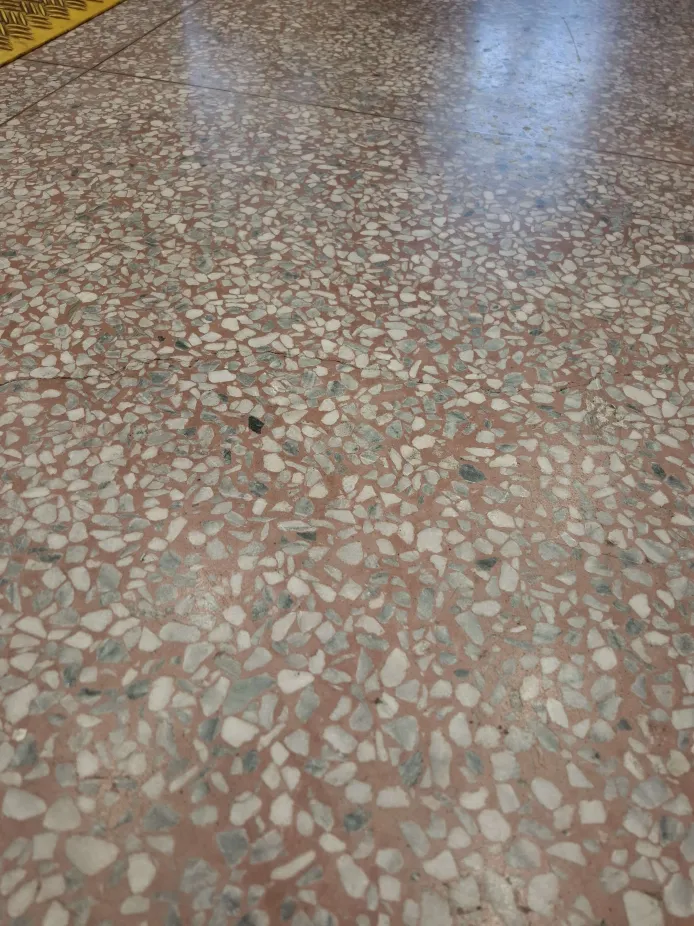
#> input picture data_imgs/neg/img0.webp, 694 x 926 px, given in place of the camera
$ python video_color.py
#> lines starting #> are read from the running program, lines starting #| are printed output that depends on the picture; after the words box and inside, x2 and y2 are one past the last pixel; in counts of white or black regions, pixels touching at a corner belong together
import numpy as np
import cv2

cap = cv2.VideoCapture(0)

while True:
    ret, frame = cap.read()
#> frame is the input picture: shape (926, 694, 3); mean B, G, R 120.7, 131.8, 143.6
    width = int(cap.get(3))
    height = int(cap.get(4))

    hsv = cv2.cvtColor(frame, cv2.COLOR_BGR2HSV)
#> hsv: shape (926, 694, 3); mean H, S, V 24, 48.1, 145.6
    # lower_blue = np.array([90, 50, 50])
    # upper_blue = np.array([130, 255, 255])

    lower_brown = np.array([0,  50, 50])
    upper_brown = np.array([10, 255, 200])

    mask = cv2.inRange(hsv, lower_brown, upper_brown)
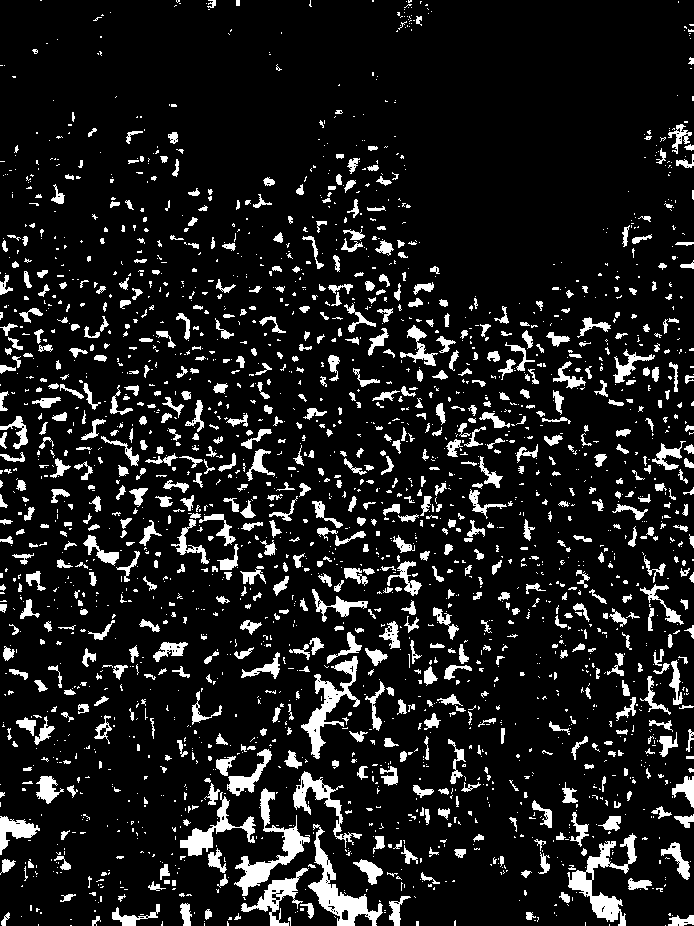
#> mask: shape (926, 694); 11.3% white; 2358 white regions (1616 under 20 px), largest, box (x1, y1, x2, y2) and area: (308, 824, 383, 926) 1893, (567, 833, 637, 926) 1861, (234, 788, 310, 896) 1803

    result = cv2.bitwise_and(frame, frame, mask=mask)
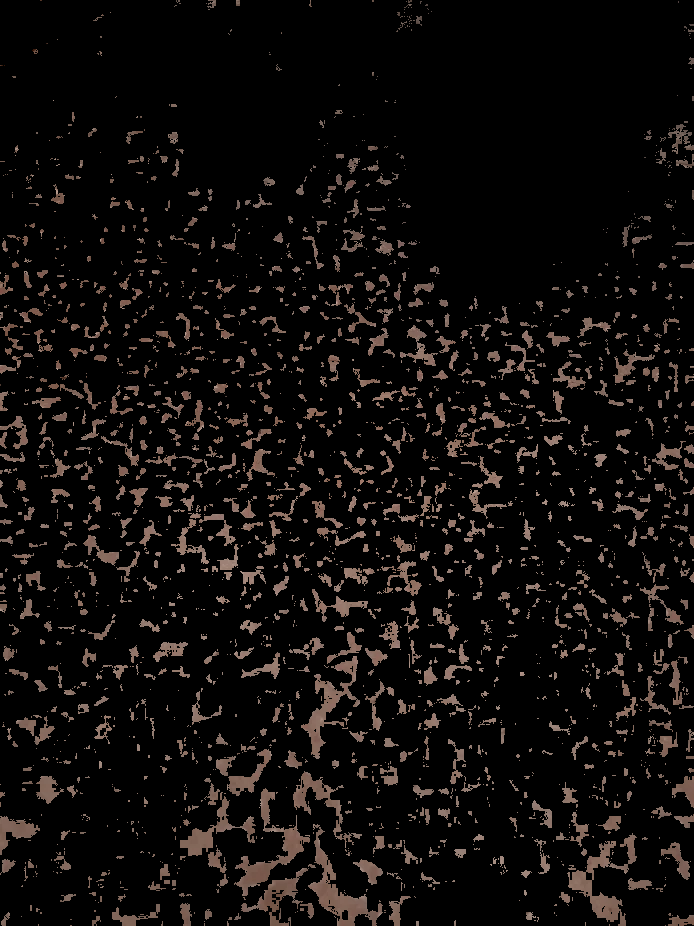
#> result: shape (926, 694, 3); mean B, G, R 11.1, 12.4, 15.4

    cv2.imshow('frame', result)
    cv2.imshow('mask', mask)

    if cv2.waitKey(1) == ord('q'):
#> (key q is pressed here)
        break

cap.release()
cv2.destroyAllWindows()

$ run again, on data_imgs/neg/img1.webp
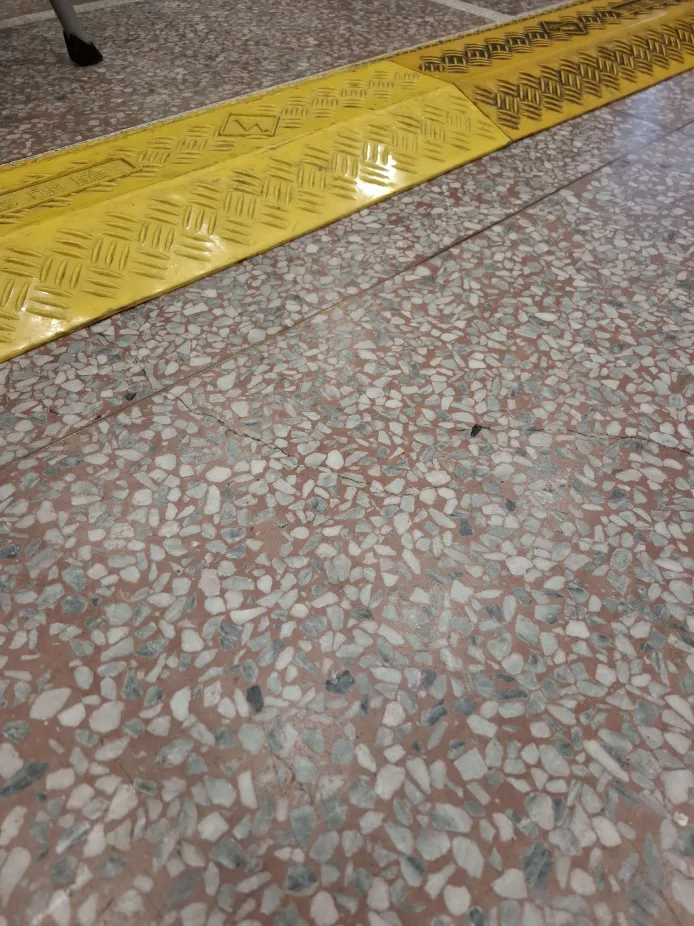
#> input picture data_imgs/neg/img1.webp, 694 x 926 px, given in place of the camera
#> frame is the input picture: shape (926, 694, 3); mean B, G, R 111.4, 131.2, 144.5
#> hsv: shape (926, 694, 3); mean H, S, V 20, 57.3, 144.8
#> `mask = cv2.inRange(hsv, lower_brown, upper_brown)`:
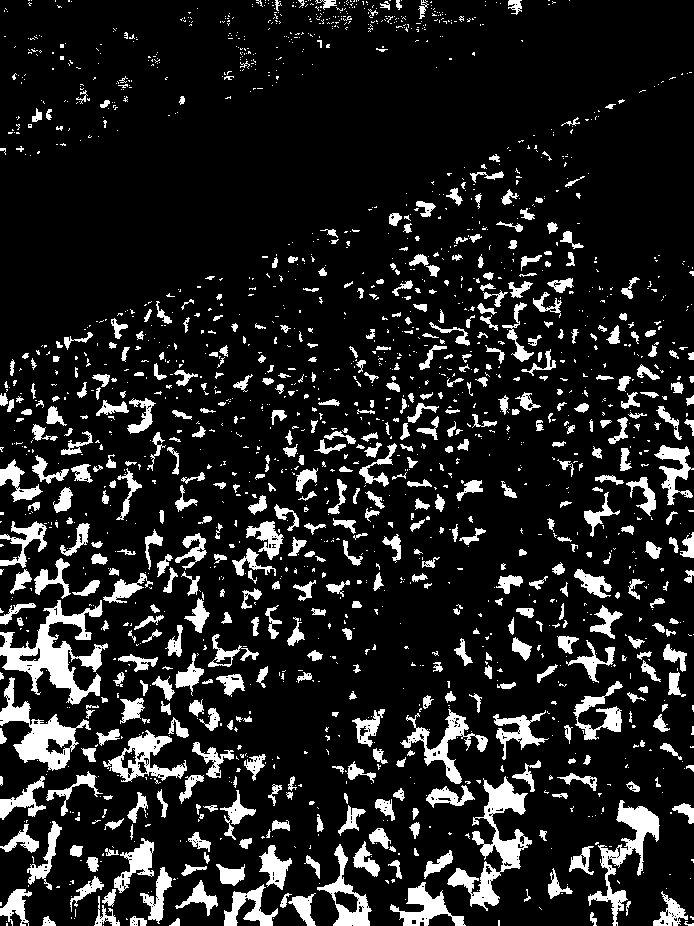
#> mask: shape (926, 694); 13.3% white; 1853 white regions (1325 under 20 px), largest, box (x1, y1, x2, y2) and area: (0, 600, 108, 705) 3964, (447, 776, 532, 911) 3163, (0, 677, 91, 771) 2597
#> `result = cv2.bitwise_and(frame, frame, mask=mask)`:
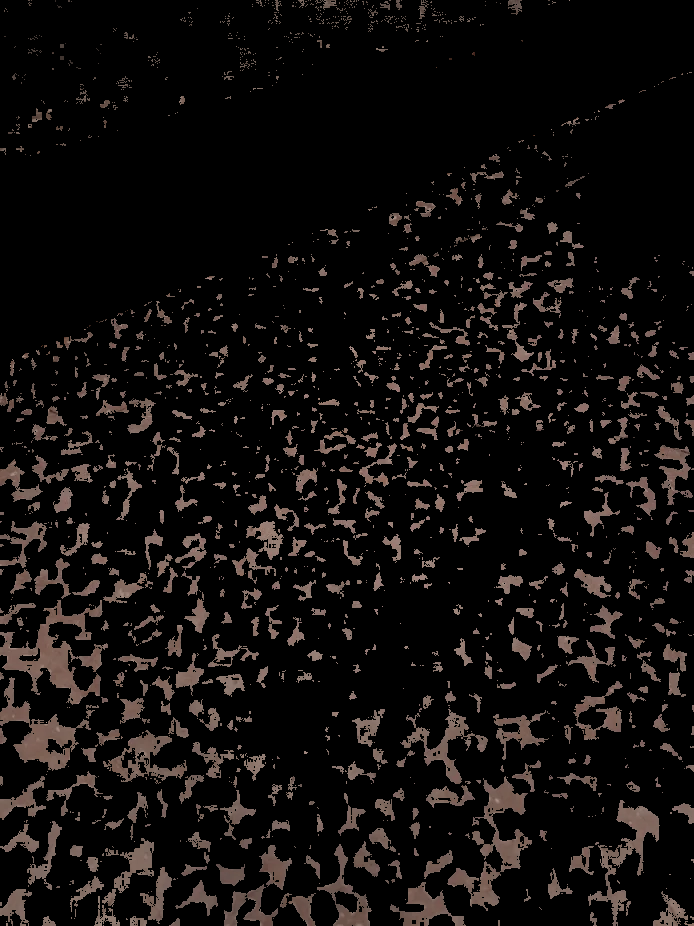
#> result: shape (926, 694, 3); mean B, G, R 12.8, 13.9, 17

$ run again, on data_imgs/neg/img2.webp
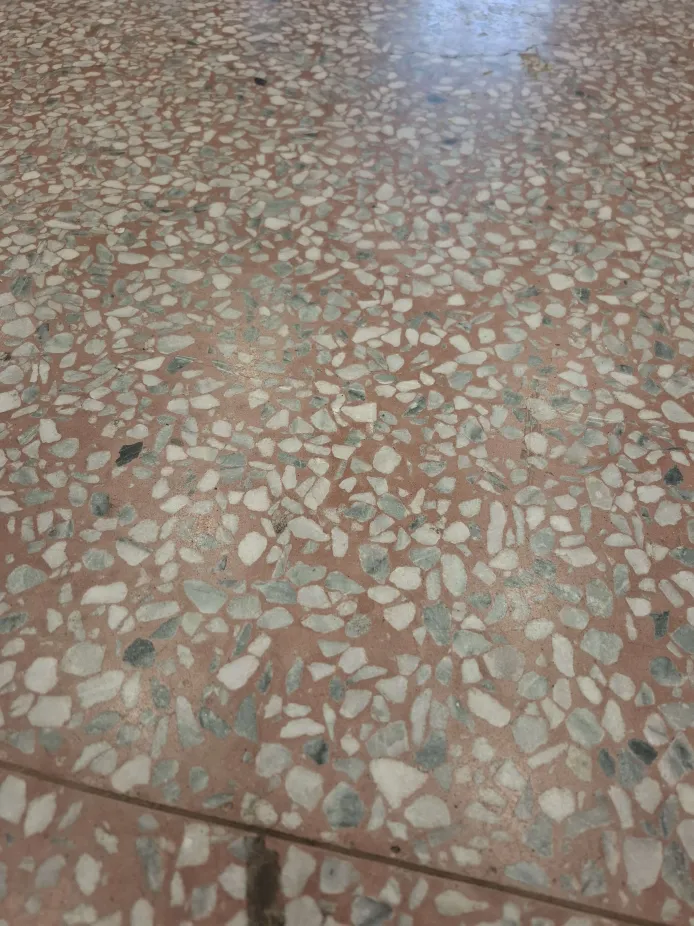
#> input picture data_imgs/neg/img2.webp, 694 x 926 px, given in place of the camera
#> frame is the input picture: shape (926, 694, 3); mean B, G, R 120, 132, 143.9
#> hsv: shape (926, 694, 3); mean H, S, V 21.8, 47.1, 145.1
#> `mask = cv2.inRange(hsv, lower_brown, upper_brown)`:
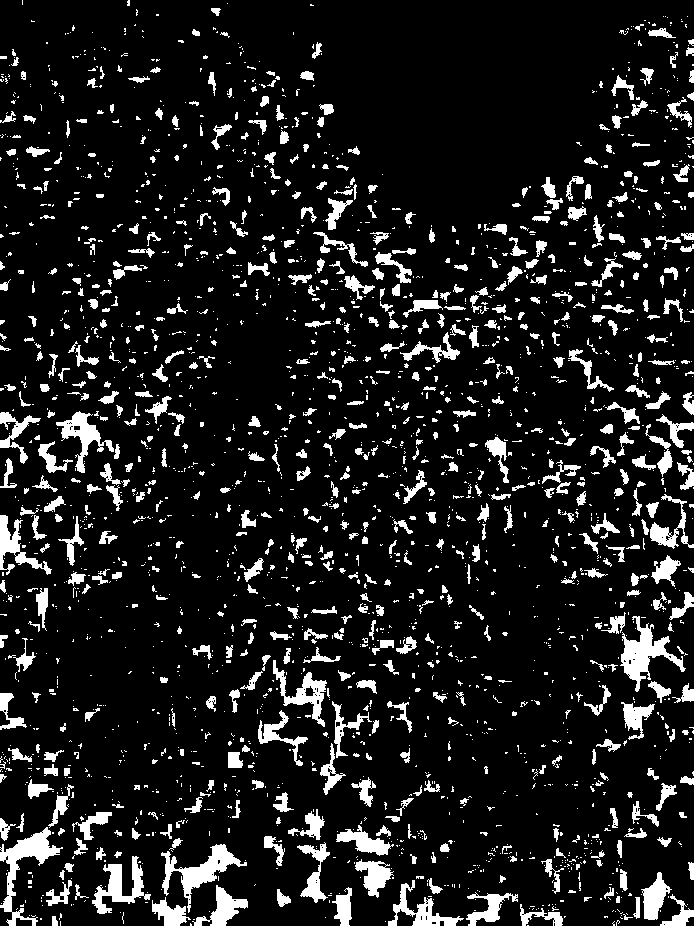
#> mask: shape (926, 694); 11.3% white; 2427 white regions (1766 under 20 px), largest, box (x1, y1, x2, y2) and area: (0, 827, 63, 926) 1673, (620, 616, 686, 692) 1654, (161, 844, 247, 913) 1606
#> `result = cv2.bitwise_and(frame, frame, mask=mask)`:
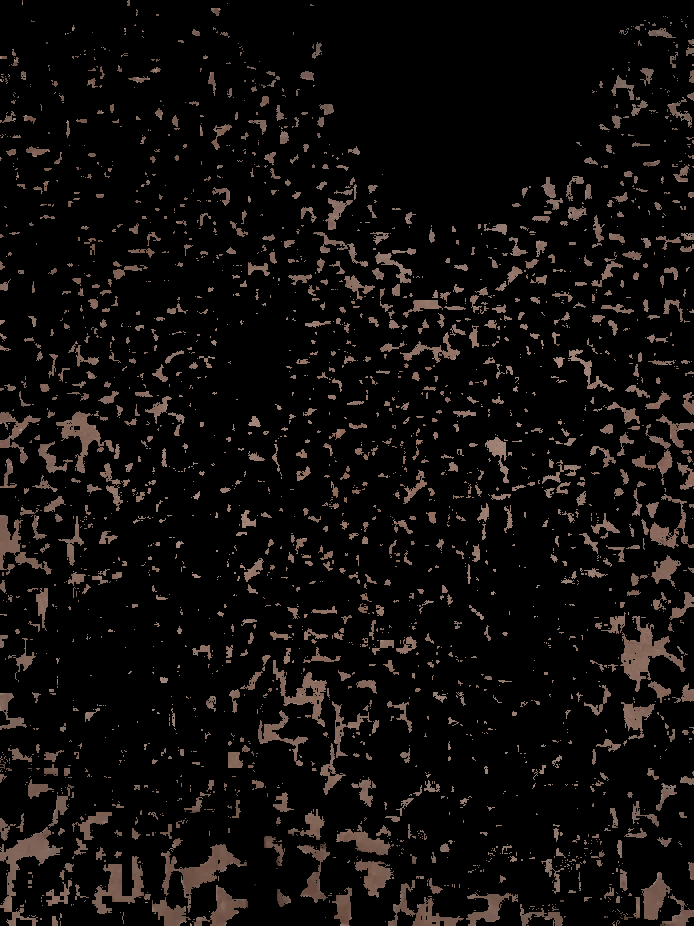
#> result: shape (926, 694, 3); mean B, G, R 10.8, 12.1, 15

$ run again, on data_imgs/neg/img3.webp
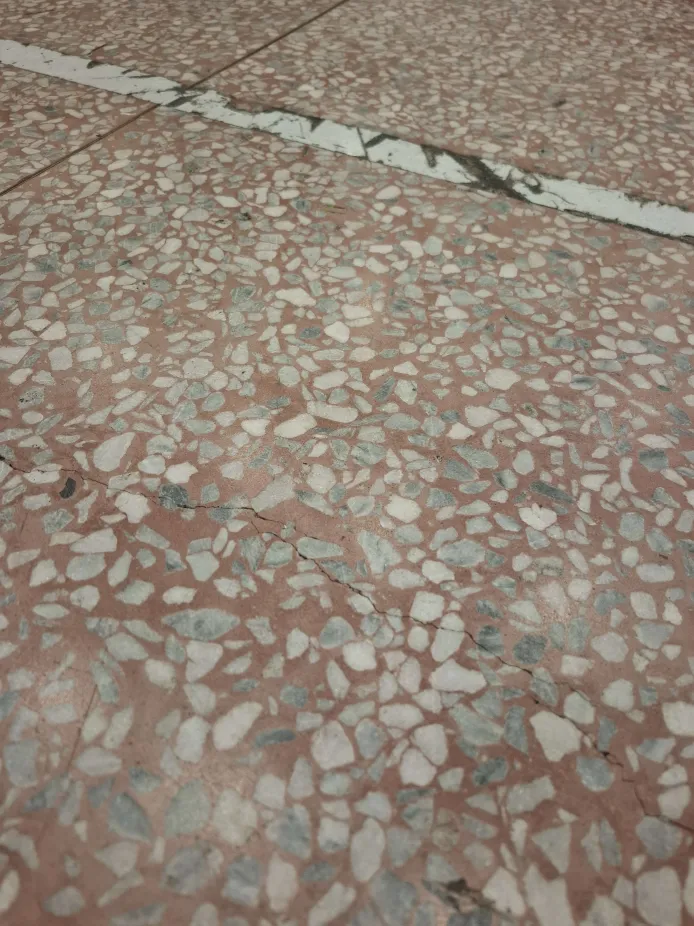
#> input picture data_imgs/neg/img3.webp, 694 x 926 px, given in place of the camera
#> frame is the input picture: shape (926, 694, 3); mean B, G, R 119.1, 132.1, 144.4
#> hsv: shape (926, 694, 3); mean H, S, V 18.4, 46.8, 144.8
#> `mask = cv2.inRange(hsv, lower_brown, upper_brown)`:
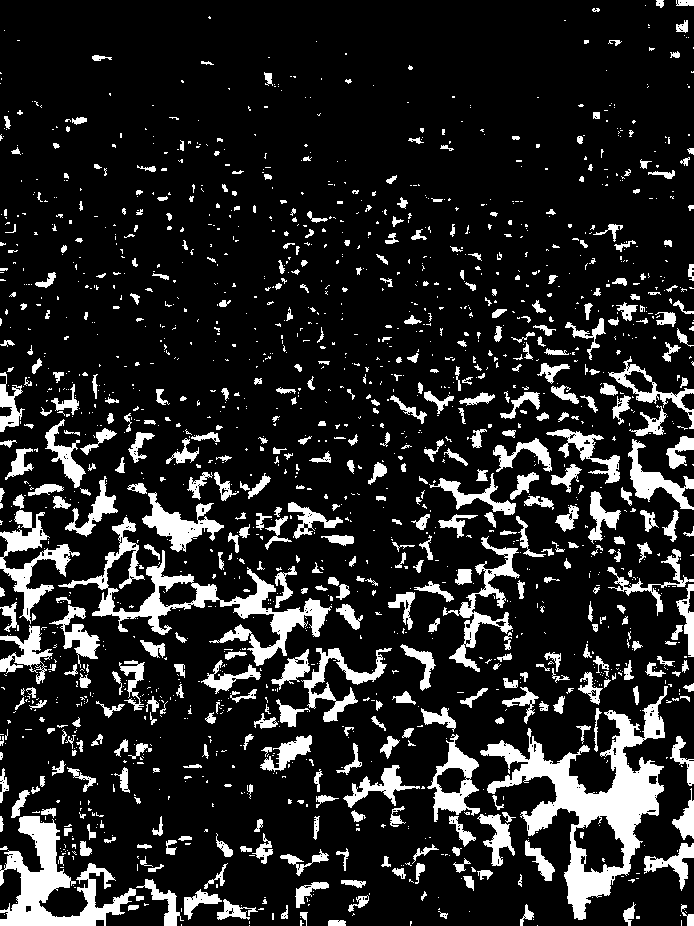
#> mask: shape (926, 694); 14.8% white; 1716 white regions (1229 under 20 px), largest, box (x1, y1, x2, y2) and area: (480, 686, 668, 920) 11535, (58, 517, 332, 666) 6431, (0, 816, 136, 926) 5536
#> `result = cv2.bitwise_and(frame, frame, mask=mask)`:
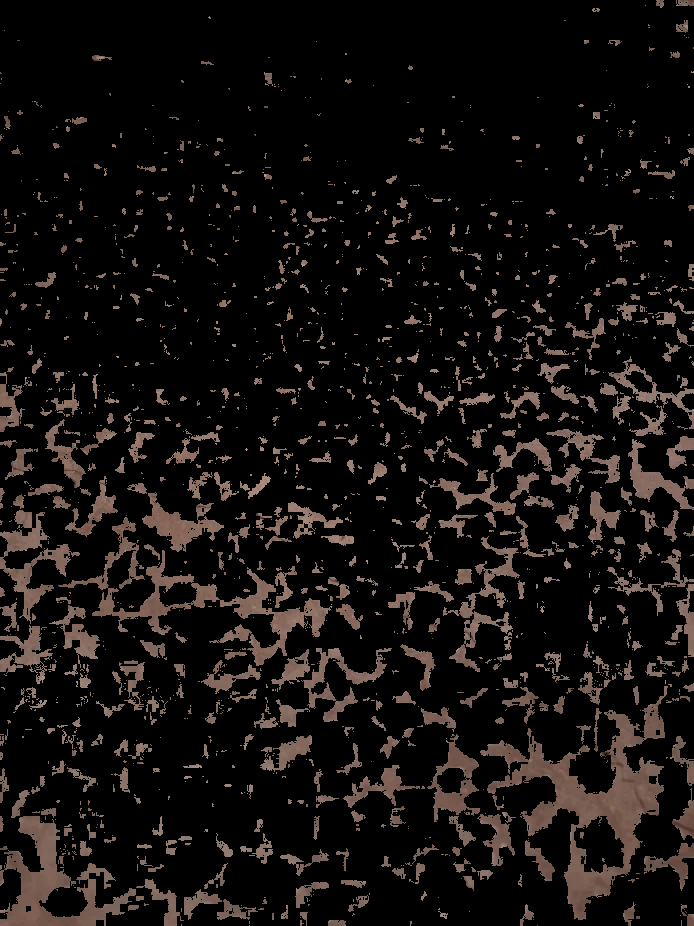
#> result: shape (926, 694, 3); mean B, G, R 14.2, 15.8, 19.6
